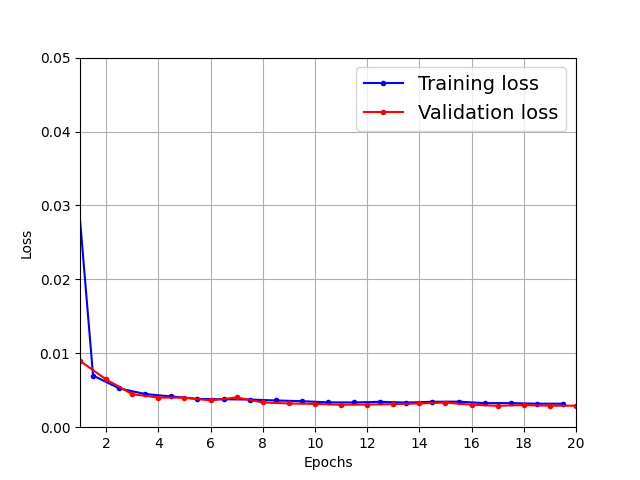

Write the Python code that produced this figure.
import numpy as np
import tensorflow as tf
import matplotlib.pyplot as plt
import matplotlib as mpl


def generate_time_series(batch_size, n_steps):
    freq1, freq2, offsets1, offsets2 = np.random.rand(4, batch_size, 1)
    time = np.linspace(0, 1, n_steps)
    series = 0.5 * np.sin((time - offsets1) * (freq1 * 10 + 10))  # wave 1
    series += 0.2 * np.sin((time - offsets2) * (freq2 * 20 + 20))  # + wave 2
    series += 0.1 * (np.random.rand(batch_size, n_steps) - 0.5)  # + noise
    return series[..., np.newaxis].astype(np.float32)


def plot_series(series, y=None, y_pred=None, x_label="$t$", y_label="$x(t)$"):
    plt.plot(series, ".-")
    if y is not None:
        plt.plot(n_steps, y, "bx", markersize=10)
    if y_pred is not None:
        plt.plot(n_steps, y_pred, "ro")
    plt.grid(True)
    if x_label:
        plt.xlabel(x_label, fontsize=16)
    if y_label:
        plt.ylabel(y_label, fontsize=16, rotation=0)
    plt.hlines(0, 0, 100, linewidth=1)
    plt.axis([0, n_steps + 1, -1, 1])


def plot_learning_curves(loss, val_loss):
    plt.plot(np.arange(len(loss)) + 0.5, loss, "b.-", label="Training loss")
    plt.plot(np.arange(len(val_loss)) + 1, val_loss, "r.-", label="Validation loss")
    plt.gca().xaxis.set_major_locator(mpl.ticker.MaxNLocator(integer=True))
    plt.axis([1, 20, 0, 0.05])
    plt.legend(fontsize=14)
    plt.xlabel("Epochs")
    plt.ylabel("Loss")
    plt.grid(True)


np.random.seed(42)

n_steps = 50
series = generate_time_series(10000, n_steps + 1)
X_train, y_train = series[:7000, :n_steps], series[:7000, -1]
X_valid, y_valid = series[7000:9000, :n_steps], series[7000:9000, -1]
X_test, y_test = series[9000:, :n_steps], series[9000:, -1]

np.random.seed(42)
tf.random.set_seed(42)

model = tf.keras.models.Sequential([
    tf.keras.layers.SimpleRNN(20, return_sequences=True, input_shape=[None, 1]),
    tf.keras.layers.SimpleRNN(20, return_sequences=True),
    tf.keras.layers.SimpleRNN(1)
])

model.compile(loss="mse", optimizer="adam")
history = model.fit(X_train, y_train, epochs=20, validation_data=(X_valid, y_valid))

model.evaluate(X_valid, y_valid)

plot_learning_curves(history.history["loss"], history.history["val_loss"])
plt.savefig('Example_Deep_RNNs')
plt.show()

y_pred = model.predict(X_valid)
plot_series(X_valid[0, :, 0], y_valid[0, 0], y_pred[0, 0])
plt.savefig('Example_Deep_RNNs_series')
plt.show()
